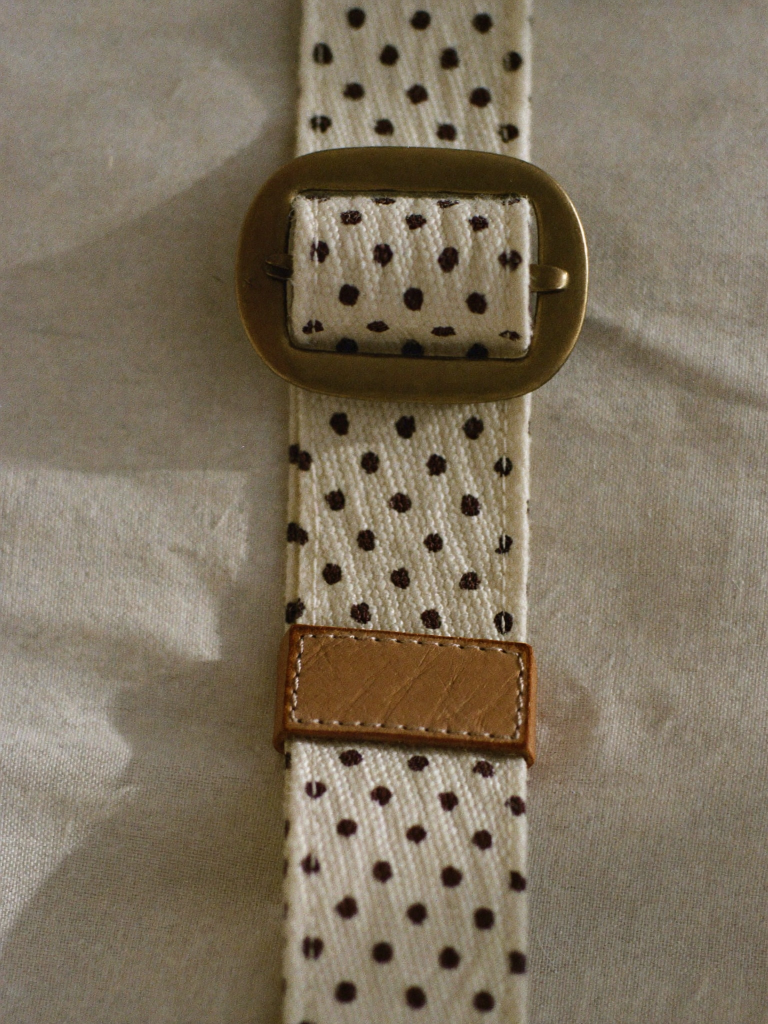
#> input picture src/assets/media/colectii/buline-cacao.jpg, 1536 x 2048 px (shown at 1/2 size); its folder holds 2 pictures in this run
$ python curata-margini.py ../src/assets/media/colectii ../src/assets/media/colectii/canepa-naturala.jpg
#> lines starting #> are read from the running program, lines starting #| are printed output that depends on the picture
# -*- coding: utf-8 -*-
"""Decupeaza marginile de pelicula (benzi negre cu perforatii, gutiere albe)
pe care Soul 2.0 le deseneaza cand promptul mentioneaza film.
Scaneaza dinspre fiecare margine spre interior si taie randurile/coloanele
care sunt fie foarte inchise, fie aproape pur albe, fie foarte contrastante."""
import sys, os
from PIL import Image, ImageStat

DARK = 72        # sub asta = banda de pelicula
BRIGHT = 248     # peste asta = gutiera alba
MAX_TAIE = 0.22  # nu taia mai mult de 22% dintr-o latura


def linie_de_margine(im, orizontal, idx):
    if orizontal:
        band = im.crop((0, idx, im.width, idx + 1))
    else:
        band = im.crop((idx, 0, idx + 1, im.height))
    st = ImageStat.Stat(band.convert("L"))
    medie = st.mean[0]
    dev = st.stddev[0]
    # banda de pelicula: intunecata, sau alba curata, sau intunecata cu perforatii (dev mare)
    return medie < DARK or medie > BRIGHT or (medie < 110 and dev > 70)


def taie(cale, out):
    im = Image.open(cale).convert("RGB")
#> im is the input picture: PIL image 1536x2048 RGB; mean R, G, B 125.8, 113.8, 94.9
    w, h = im.size
#> w = 1536; h = 2048
    st_, dr_, sus, jos = 0, w, 0, h
#> st_ = 0; dr_ = 1536; sus = 0; jos = 2048

    lim_x, lim_y = int(w * MAX_TAIE), int(h * MAX_TAIE)
#> lim_x = 337; lim_y = 450
    while st_ < lim_x and linie_de_margine(im, False, st_):
#> in linie_de_margine, `medie = st.mean[0]`: medie = 136.5
#> in linie_de_margine, `dev = st.stddev[0]`: dev = 17.73
        st_ += 1
#> this loop made 0 passes
#> after the loop, st_ = 0
    while dr_ > w - lim_x and linie_de_margine(im, False, dr_ - 1):
        dr_ -= 1
#> after the loop, dr_ = 1536
    while sus < lim_y and linie_de_margine(im, True, sus):
        sus += 1
#> after the loop, sus = 0
    while jos > h - lim_y and linie_de_margine(im, True, jos - 1):
        jos -= 1
#> after the loop, jos = 2048

    # margine de siguranta, ca sa nu ramana o dunga de 2px
    pad = 6
#> pad = 6
    st_, sus = min(st_ + pad, w // 3), min(sus + pad, h // 3)
#> st_ = 6; sus = 6
    dr_, jos = max(dr_ - pad, 2 * w // 3), max(jos - pad, 2 * h // 3)
#> dr_ = 1530; jos = 2042

    dec = im.crop((st_, sus, dr_, jos))
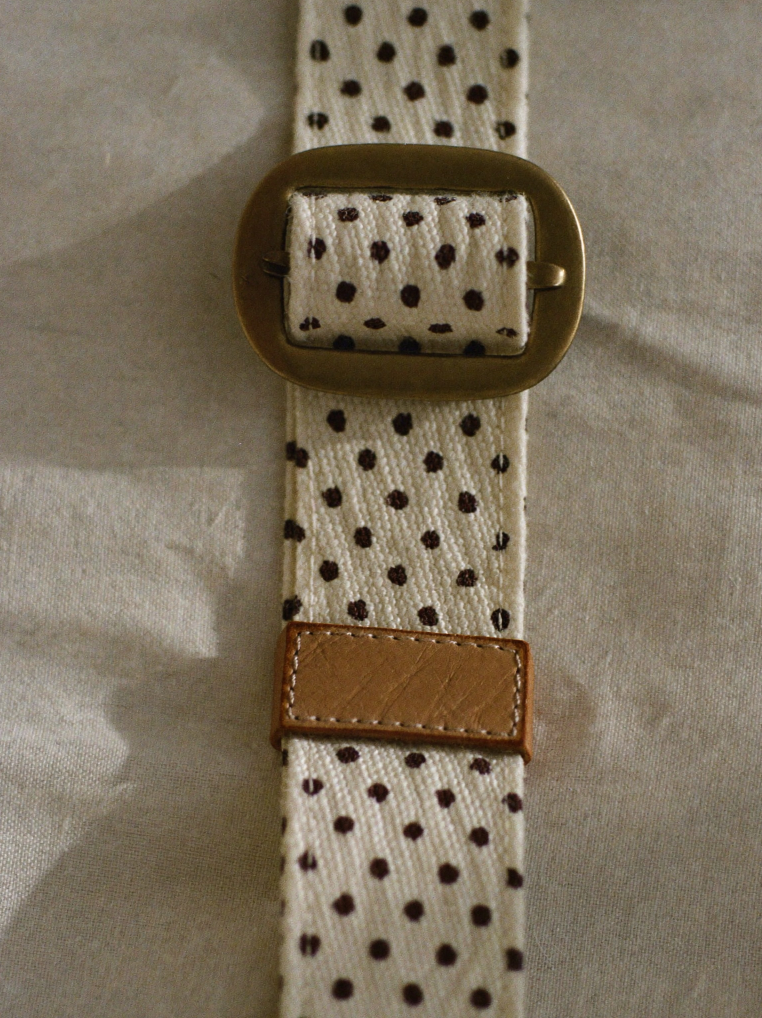
#> dec: PIL image 1524x2036 RGB (shown at 1/2 size); mean R, G, B 125.7, 113.6, 94.7
    dec.save(out, quality=95)
    return (w, h), dec.size


if __name__ == "__main__":
    src, dst = sys.argv[1], sys.argv[2]
    os.makedirs(dst, exist_ok=True)
    for f in sorted(os.listdir(src)):
        if not f.lower().endswith((".png", ".jpg", ".jpeg")):
            continue
        a, b = taie(os.path.join(src, f), os.path.join(dst, os.path.splitext(f)[0] + ".jpg"))
        marcaj = "  TAIAT" if a != b else ""
#> marcaj = '  TAIAT'
        print(f"{f:<28} {a[0]}x{a[1]} -> {b[0]}x{b[1]}{marcaj}")
#| buline-cacao.jpg             1536x2048 -> 1524x2036  TAIAT
#> pass 2 of the loop `for f in sorted(os.listdir(src)):`:
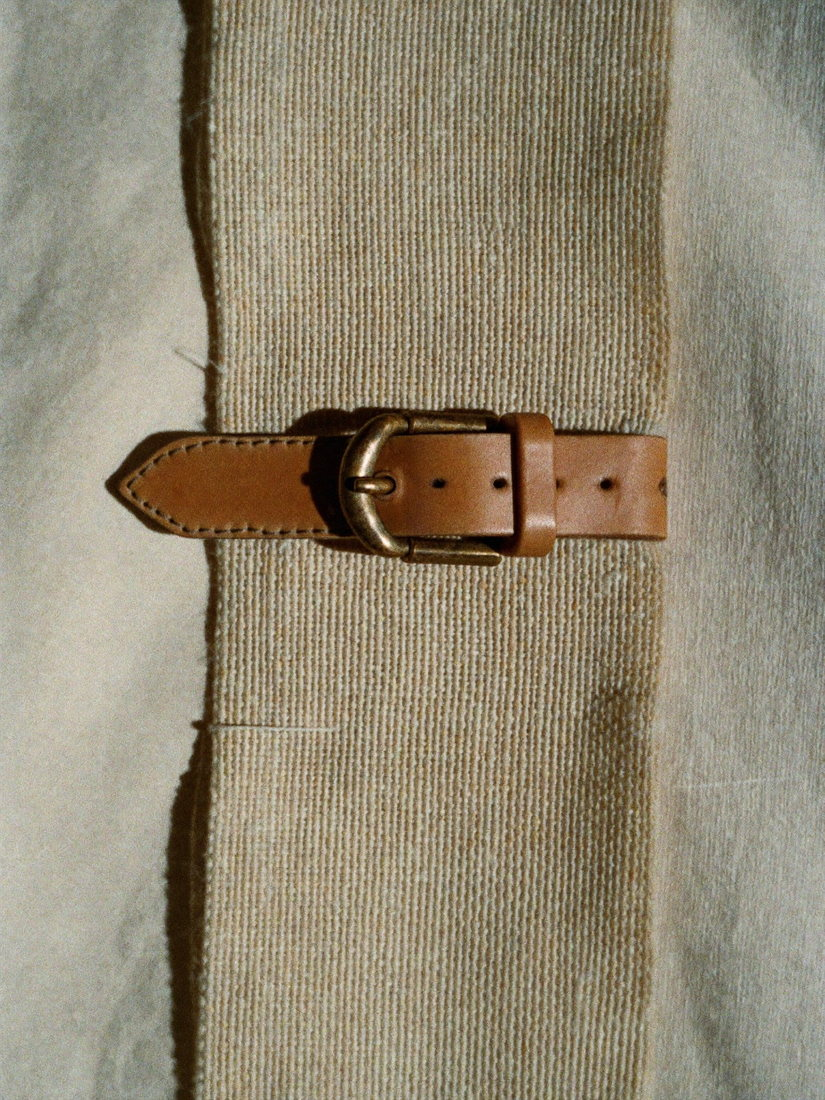
#> input picture src/assets/media/colectii/canepa-naturala.jpg, 825 x 1100 px
#> in taie, im is the input picture: PIL image 825x1100 RGB; mean R, G, B 145.9, 136.5, 115.8
#> after the loop in taie (call 2), `while st_ < lim_x and linie_de_margine(im, False, st_):`: st_ = 0
#> after the loop in taie (call 2), `while dr_ > w - lim_x and linie_de_margine(im, False, dr_ - 1):`: dr_ = 825
#> after the loop in taie (call 2), `while sus < lim_y and linie_de_margine(im, True, sus):`: sus = 0
#> after the loop in taie (call 2), `while jos > h - lim_y and linie_de_margine(im, True, jos - 1):`: jos = 1100
#> in taie (call 2), `st_, sus = min(st_ + pad, w // 3), min(sus + pad, h // 3)`: st_ = 6
#> in taie (call 2), `dr_, jos = max(dr_ - pad, 2 * w // 3), max(jos - pad, 2 * h // 3)`: dr_ = 819; jos = 1094
#> in taie (call 2), `dec = im.crop((st_, sus, dr_, jos))`:
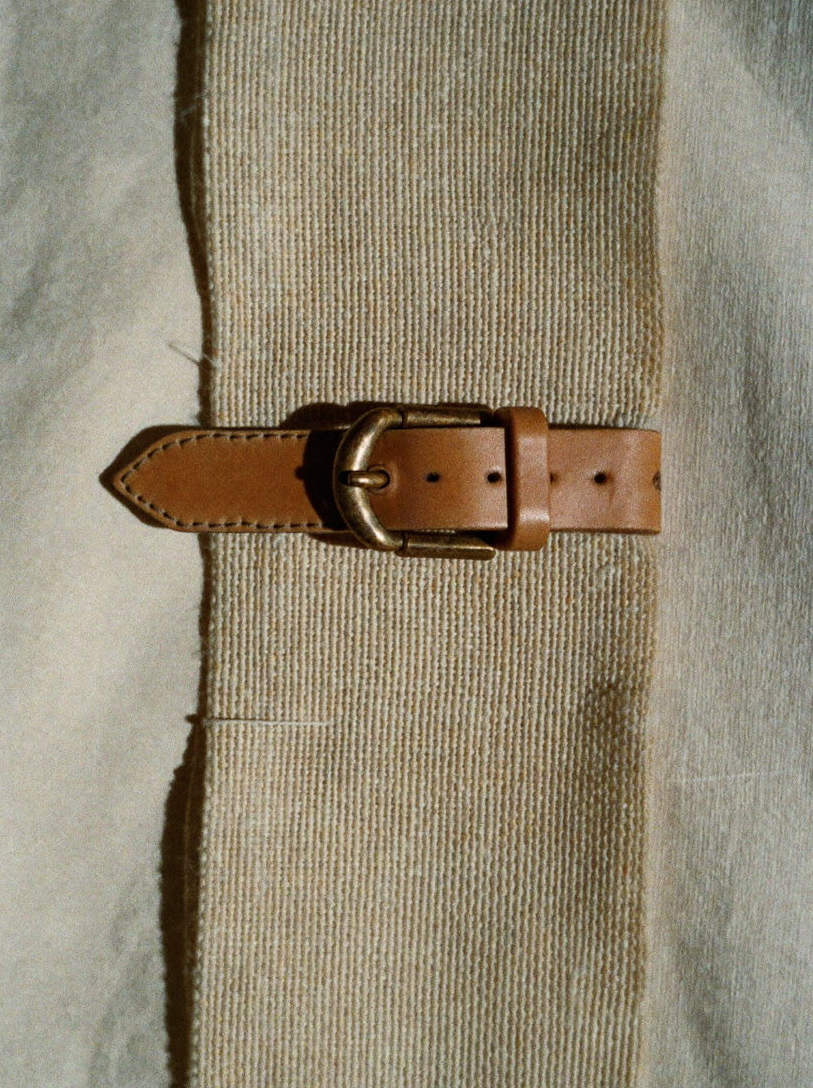
#> dec: PIL image 813x1088 RGB; mean R, G, B 145.9, 136.2, 115.4
#| canepa-naturala.jpg          825x1100 -> 813x1088  TAIAT
